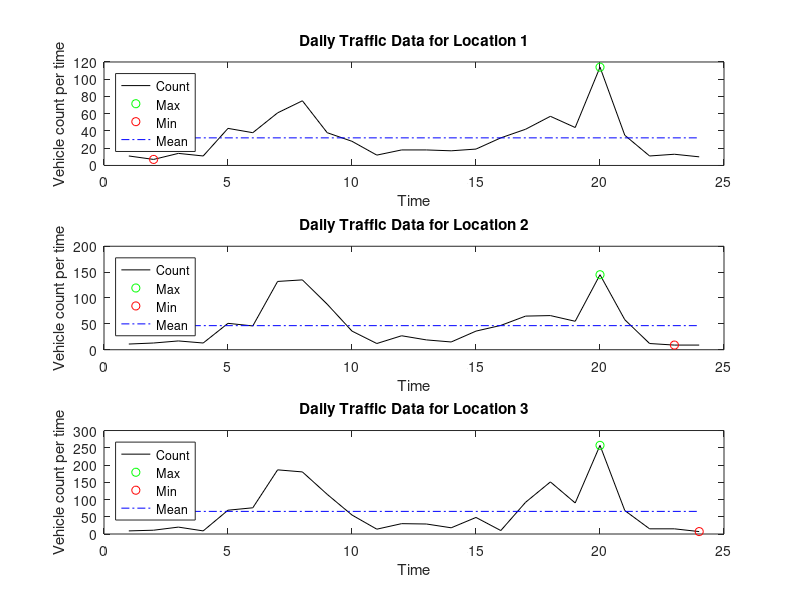

The MATLAB script that drew this image:
% CSE 122 Statistics for Engineering
% Lab04 Assignment

%%
% Student No  : 20200808081
% Name        : Emre Eldemir
%%

%Load Data
clear
clc
load count.dat

# Plot Location 1
[n,p] = size(count)
t=1:n;
Loc1=count(:,1);
Loc2=count(:,2);
Loc3=count(:,3);

figure

% Write your code below for Location 1

subplot(3,1,1)

plot(t,Loc1,"color","k")
xlabel('Time')
ylabel('Vehicle count per time')
title('Daily Traffic Data for Location 1')
hold on

[maxLoc1,ImaxLoc1]=max(Loc1)
plot(ImaxLoc1,maxLoc1,'o','color','g')

[minLoc1,IminLoc1]=min(Loc1)
plot(IminLoc1,minLoc1,'o','color','r')

meanLoc1=mean(Loc1)
line([1 n],[meanLoc1 meanLoc1],"linestyle","-.","color","b")

legend("Count","Max","Min","Mean","Location","Northwest")


% Write your code below for Location 2

subplot(3,1,2)

plot(t,Loc2,"color","k")
xlabel('Time')
ylabel('Vehicle count per time')
title('Daily Traffic Data for Location 2')
hold on

[maxLoc2,ImaxLoc2]=max(Loc2)
plot(ImaxLoc2,maxLoc2,'o','color','g')

[minLoc2,IminLoc2]=min(Loc2)
plot(IminLoc2,minLoc2,'o','color','r')

meanLoc2=mean(Loc2)
line([1 n],[meanLoc2 meanLoc2],"linestyle","-.","color","b")

legend("Count","Max","Min","Mean","Location","Northwest")


% Write your code below for Location 3

subplot(3,1,3)

plot(t,Loc3,"color","k")
xlabel('Time')
ylabel('Vehicle count per time')
title('Daily Traffic Data for Location 3')
hold on

[maxLoc3,ImaxLoc3]=max(Loc3)
plot(ImaxLoc3,maxLoc3,'o','color','g')

[minLoc3,IminLoc3]=min(Loc3)
plot(IminLoc3,minLoc3,'o','color','r')

meanLoc3=mean(Loc3)
line([1 n],[meanLoc3 meanLoc3],"linestyle","-.","color","b")

legend("Count","Max","Min","Mean","Location","Northwest")

